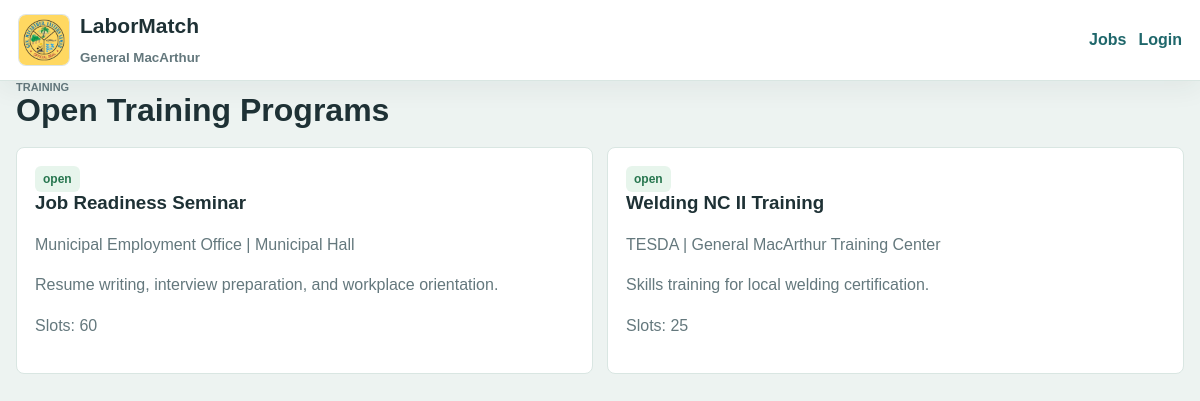
Screenshot of /public/training.php with the database file from the repository.
### tables this page shows
CREATE TABLE `trainings` (
  `id` int(11) NOT NULL,
  `title` varchar(180) NOT NULL,
  `provider` varchar(160) NOT NULL,
  `category` varchar(120) NOT NULL,
  `description` text DEFAULT NULL,
  `slots` int(11) NOT NULL DEFAULT 0,
  `location` varchar(180) DEFAULT NULL,
  `status` enum('open','closed','completed','cancelled') NOT NULL DEFAULT 'open',
  `start_date` date DEFAULT NULL,
  `end_date` date DEFAULT NULL,
  `created_at` datetime NOT NULL DEFAULT current_timestamp()
);

### config/app.php (called while the page is built, shortened)
<?php
function app_base_url(): string
{
    $script = str_replace('\\', '/', dirname($_SERVER['SCRIPT_NAME'] ?? ''));
    $script = preg_replace('#/(admin|auth|employer|jobseeker|public|database)$#', '', $script);
    return rtrim($script ?: '', '/');
}
function url(string $path = ''): string
{
    $base = app_base_url();
    return $base . '/' . ltrim($path, '/');
}

### config/database.php (called while the page is built, shortened)
<?php
require_once __DIR__ . '/app.php';
function db(): PDO
{
    static $pdo = null;
    if ($pdo instanceof PDO) {
        return $pdo;
    }
    $dsn = 'mysql:host=' . DB_HOST . ';dbname=' . DB_NAME . ';charset=utf8mb4';
    $pdo = new PDO($dsn, DB_USER, DB_PASS, [
        PDO::ATTR_ERRMODE => PDO::ERRMODE_EXCEPTION,
        PDO::ATTR_DEFAULT_FETCH_MODE => PDO::FETCH_ASSOC,
    ]);
    return $pdo;
}

### includes/functions.php (called while the page is built, shortened)
<?php
require_once __DIR__ . '/../config/database.php';
function e(?string $value): string
{
    return htmlspecialchars((string) $value, ENT_QUOTES, 'UTF-8');
}
function fetch_all(string $sql, array $params = []): array
{
    $stmt = db()->prepare($sql);
    $stmt->execute($params);
    return $stmt->fetchAll(PDO::FETCH_ASSOC);
}

### public/training.php (the view, shortened to what this page needs)
<?php
$trainings = fetch_all("SELECT * FROM trainings WHERE status = 'open' ORDER BY start_date ASC");
?>
<!doctype html>
<html lang="en"><head><meta charset="utf-8"><meta name="viewport" content="width=device-width, initial-scale=1"><title>Training Programs</title><link rel="stylesheet" href="<?= url('assets/css/app.css?v=20260820d') ?>"></head>
<body class="public-page">
<header class="public-header"><a class="brand public-brand" href="<?= url('index.php') ?>"><img class="brand-logo" src="<?= url(APP_LOGO_PATH) ?>" alt="<?= APP_MUNICIPALITY ?> official seal"><strong>LaborMatch</strong><small><?= APP_MUNICIPALITY ?></small></a><nav><a href="<?= url('public/jobs.php') ?>">Jobs</a><a href="<?= url('auth/login.php') ?>">Login</a></nav></header>
<main class="public-main">
  <section class="section-header"><div><span class="eyebrow">Training</span><h1>Open Training Programs</h1></div></section>
  <div class="card-grid">
    <?php foreach ($trainings as $training): ?>
      <article class="card"><span class="badge success"><?= e($training['status']) ?></span><h3><?= e($training['title']) ?></h3><p><?= e($training['provider']) ?> | <?= e($training['location']) ?></p><p><?= e($training['description']) ?></p><p>Slots: <?= (int) $training['slots'] ?></p></article>
    <?php endforeach; ?>
  </div>
</main>
</body></html>

### assets/css/app.css (style rules this page uses)
:root { --bg: #edf3f1; --surface: #ffffff; --soft: #f7faf9; --line: #d9e6e2; --text: #1e3135; --muted: #64787d; --brand: #1f676b; --brand-2: #2f8f78; --nav: #143f43; --gold: #f2bd57; --sky: #e9f3f7; --danger: #b84b43; --warning: #b67316; --success: #27764f; --shadow: 0 18px 42px rgba(31, 48, 52, .12); --radius: 8px; }
* { box-sizing: border-box; }
html { min-width: 0; }
body { margin: 0; min-width: 0; min-height: 100vh; overflow-x: hidden; background: var(--bg); color: var(--text); font-family: Arial, Helvetica, sans-serif; }
img { display: block; max-width: 100%; }
a { color: var(--brand); text-decoration: none; font-weight: 700; }
small, .muted { color: var(--muted); }
h1, h2, h3, p { margin-top: 0; overflow-wrap: anywhere; }
h1 { margin-bottom: 0; font-size: 32px; line-height: 1.12; }
p { line-height: 1.55; }
.brand { display: grid; grid-template-columns: 52px minmax(0, 1fr); gap: 10px; align-items: center; color: inherit; }
.brand-logo { grid-row: span 2; width: 52px; height: 52px; border: 1px solid rgba(20, 63, 67, .14); border-radius: var(--radius); background: #fff; object-fit: cover; object-position: center; }
.brand strong { min-width: 0; color: inherit; font-size: 21px; line-height: 1.05; overflow-wrap: anywhere; }
.brand small { min-width: 0; color: #b7d5d0; overflow-wrap: anywhere; }
.page-head, .section-header { display: flex; align-items: center; justify-content: space-between; gap: 16px; min-width: 0; margin-bottom: 18px; }
.eyebrow { display: block; color: var(--muted); font-size: 11px; font-weight: 900; letter-spacing: 0; text-transform: uppercase; }
.panel, .card, .stat, .auth-card, .public-header { min-width: 0; border: 1px solid var(--line); border-radius: var(--radius); background: var(--surface); }
.card-grid { display: grid; grid-template-columns: repeat(auto-fit, minmax(min(100%, 250px), 1fr)); gap: 14px; margin-bottom: 20px; }
.card { padding: 18px; }
.card p { color: var(--muted); }
.badge { display: inline-flex; align-items: center; min-height: 26px; max-width: 100%; border-radius: 6px; padding: 4px 8px; font-size: 12px; font-weight: 900; overflow-wrap: anywhere; }
.badge.success { background: #e7f5ec; color: var(--success); }
.public-page { background: var(--bg); }
.public-header { position: sticky; top: 0; z-index: 5; display: flex; align-items: center; justify-content: space-between; gap: 16px; margin: 0; padding: 14px max(18px, calc((100vw - 1180px) / 2)); border-width: 0 0 1px; border-radius: 0; box-shadow: 0 8px 24px rgba(31,48,52,.06); }
.public-header nav { display: flex; align-items: center; gap: 12px; flex-wrap: wrap; }
.public-brand { color: var(--text); }
.public-brand small { color: var(--muted); }
.public-main { width: min(1180px, calc(100% - 32px)); margin: 0 auto 44px; }

### rows the page displays
trainings: status "open", title "Job Readiness Seminar", provider "Municipal Employment Office", location "Municipal Hall", description "Resume writing, interview preparation, and workplace orientation.", slots "60"
trainings: status "open", title "Welding NC II Training", provider "TESDA", location "General MacArthur Training Center", description "Skills training for local welding certification.", slots "25"

### other values shown
APP_MUNICIPALITY "General MacArthur"
